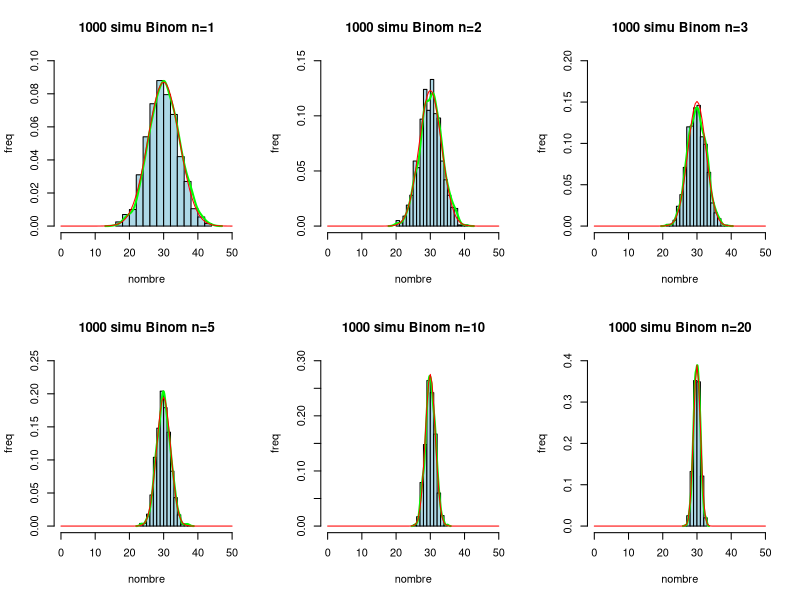
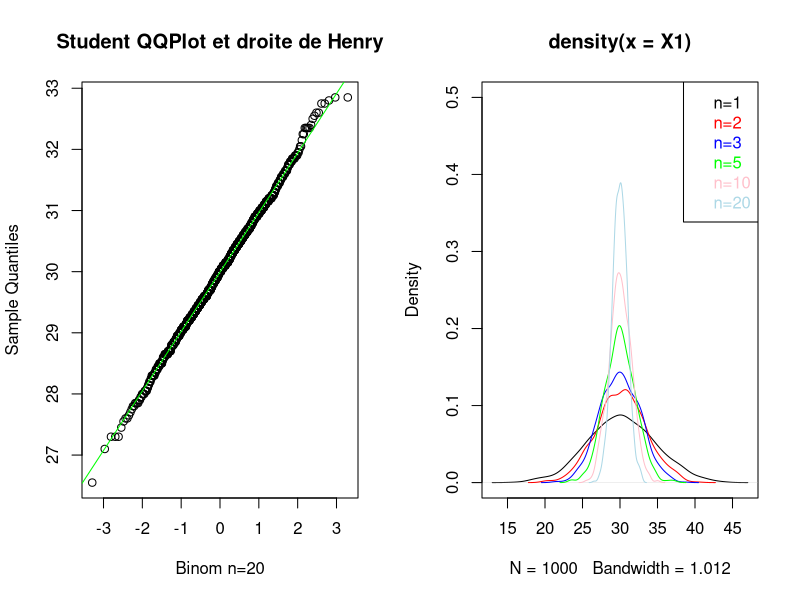
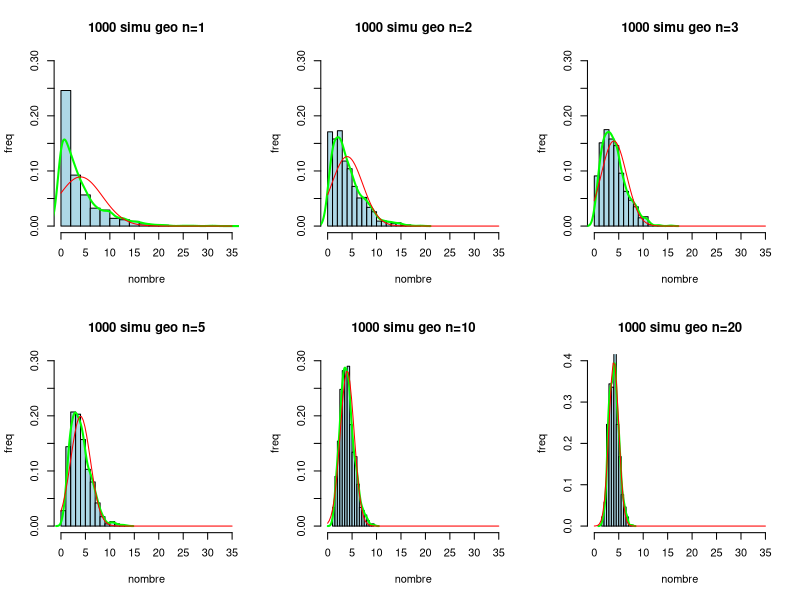
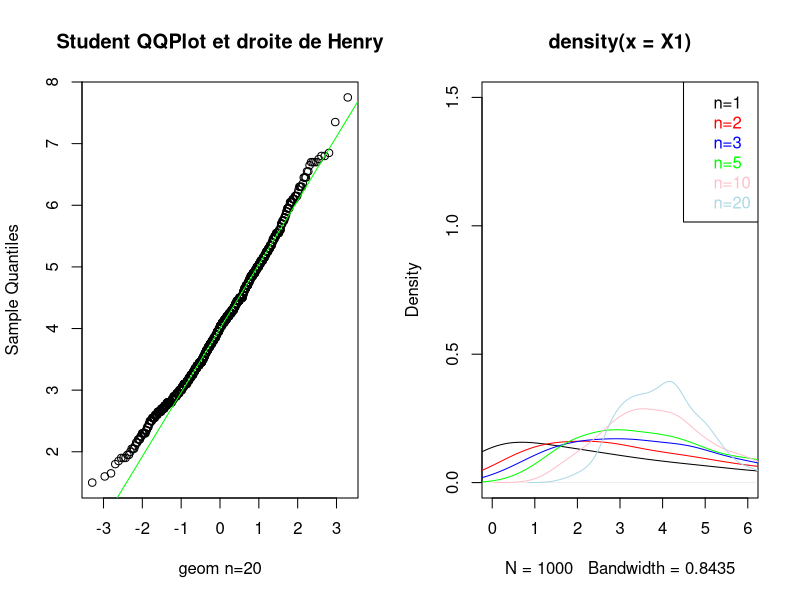
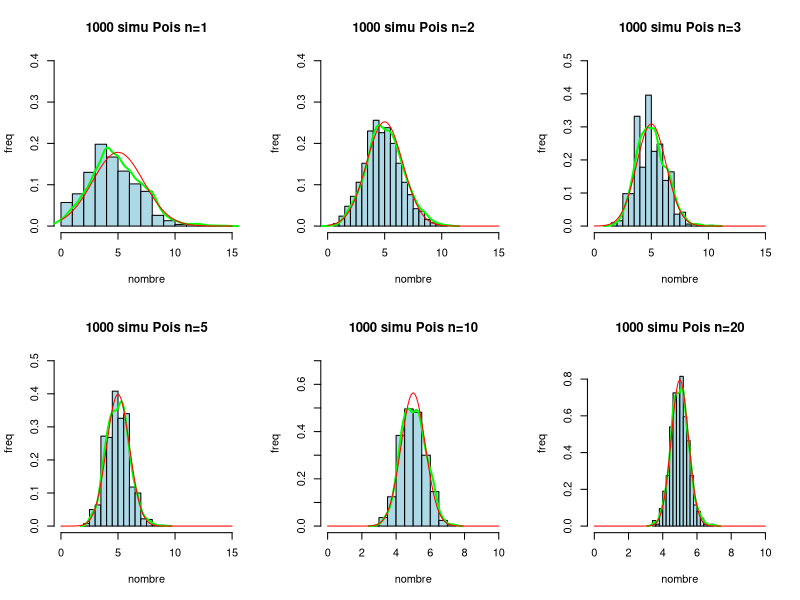
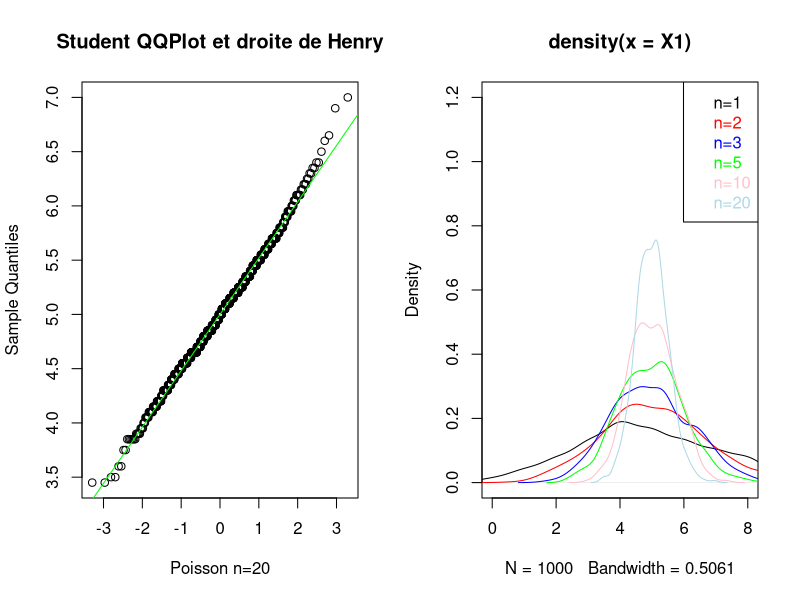
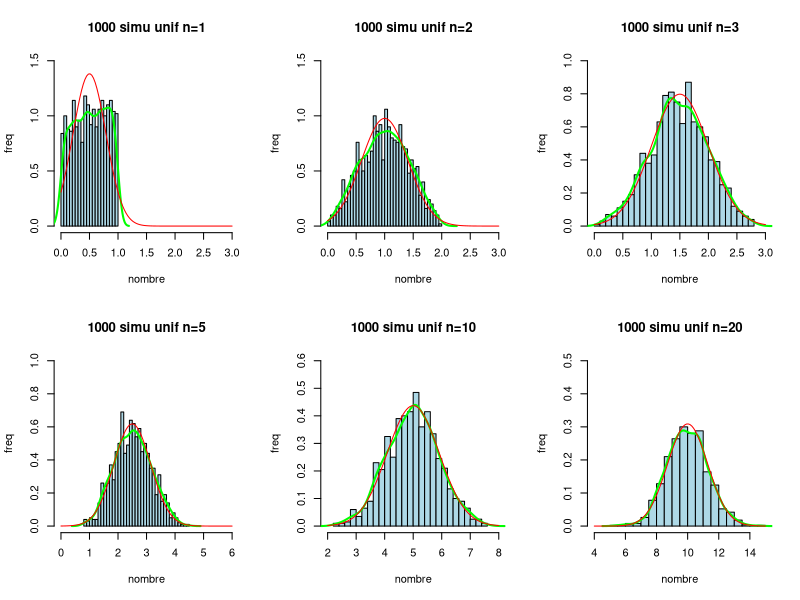
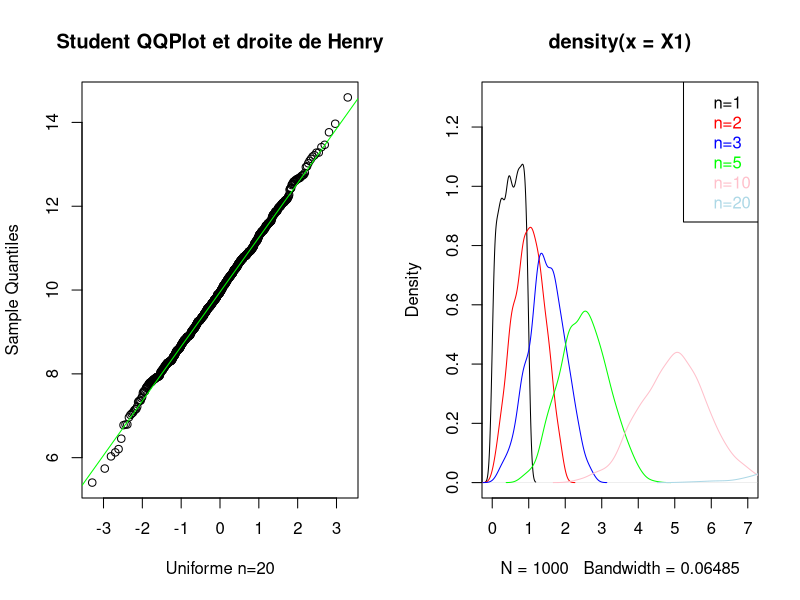

Generate these figures, in order, with R:
###rendutp3proba
N=1000#nb echantillons
n1=1#taille des ech
n2=2
n3=3
n5=5
n10=10
n20=20
###############################################################################
#loi binomiale
###############################################################################
n=100 
p=0.3
X1=rep(NA,N)
X2=rep(NA,N)
X3=rep(NA,N)
X5=rep(NA,N)
X10=rep(NA,N)
X20=rep(NA,N)
for(i in 1:N) 
{
  X1[i]=mean(rbinom(n1,n,p))
  X2[i]=mean(rbinom(n2,n,p))
  X3[i]=mean(rbinom(n3,n,p))
  X5[i]=mean(rbinom(n5,n,p))
  X10[i]=mean(rbinom(n10,n,p))
  X20[i]=mean(rbinom(n20,n,p))
}
par(mfrow=c(2,3)) #6 graph sur la meme fenetre
hist(X1,br=15,freq=FALSE,main="1000 simu Binom n=1",xlab="nombre",ylab="freq",xlim=c(0,50),ylim=c(0,0.1),col="lightblue")
lines(density(X1), col="green", lwd=2)#densite estime empiriquement
x=X1
curve(dnorm(x,mean=n*p,sd=sqrt(n*p*(1-p)/n1)),add=TRUE,col="red")#densite de loi normale 

hist(X2,br=15,freq=FALSE,main="1000 simu Binom n=2",xlab="nombre",ylab="freq",xlim=c(0,50),ylim=c(0,0.15),col="lightblue")
lines(density(X2), col="green", lwd=2)#densite estime empiriquement
x=X2
curve(dnorm(x,mean=n*p,sd=sqrt(n*p*(1-p)/n2)),add=TRUE,col="red")

hist(X3,br=15,freq=FALSE,main="1000 simu Binom n=3",xlab="nombre",ylab="freq",xlim=c(0,50),ylim=c(0,0.20),col="lightblue")
lines(density(X3), col="green", lwd=2)#densite estime empiriquement
x=X3
curve(dnorm(x,mean=n*p,sd=sqrt(n*p*(1-p)/n3)),add=TRUE,col="red")

hist(X5,br=15,freq=FALSE,main="1000 simu Binom n=5",xlab="nombre",ylab="freq",xlim=c(0,50),ylim=c(0,0.25),col="lightblue")
lines(density(X5), col="green", lwd=2)#densite estime empiriquement
x=X5
curve(dnorm(x,mean=n*p,sd=sqrt(n*p*(1-p)/n5)),add=TRUE,col="red")

hist(X10,br=10,freq=FALSE,main="1000 simu Binom n=10",xlab="nombre",ylab="freq",xlim=c(0,50),ylim=c(0,0.3),col="lightblue")
lines(density(X10), col="green", lwd=2)#densite estime empiriquement
x=X10
curve(dnorm(x,mean=n*p,sd=sqrt(n*p*(1-p)/n10)),add=TRUE,col="red")

hist(X20,br=5,freq=FALSE,main="1000 simu Binom n=20",xlab="nombre",ylab="freq",xlim=c(0,50),ylim=c(0,0.4),col="lightblue")
lines(density(X20), col="green", lwd=2)#densite estime empiriquement
x=X20
curve(dnorm(x,mean=n*p,sd=sqrt(n*p*(1-p)/n20)),add=TRUE,col="red")
par(mfrow=c(1,2)) 
qqnorm(X20,main="Student QQPlot et droite de Henry",xlab="Binom n=20")
qqline(X20, col = "green")
plot(density(X1),ylim=c(0,0.5),col="black")
lines(density(X2),col="red")
lines(density(X3),col="blue")
lines(density(X5),col="green")
lines(density(X10),col="pink")
lines(density(X20),col="lightblue")
legend( "topright", c("n=1", "n=2", "n=3", "n=5","n=10","n=20"), 
        text.col=c("black", "red", "blue", "green","pink","lightblue") )

##############################################################################
#loi Geometrique G(0.2)
##############################################################################
p=0.2
X1=rep(NA,N)
X2=rep(NA,N)
X3=rep(NA,N)
X5=rep(NA,N)
X10=rep(NA,N)
X20=rep(NA,N)
for(i in 1:N) 
{
  X1[i]=mean(rgeom(n1,p))
  X2[i]=mean(rgeom(n2,p))
  X3[i]=mean(rgeom(n3,p))
  X5[i]=mean(rgeom(n5,p))
  X10[i]=mean(rgeom(n10,p))
  X20[i]=mean(rgeom(n20,p))
}
par(mfrow=c(2,3)) 
hist(X1,br=15,freq=FALSE,main="1000 simu geo n=1",xlab="nombre",ylab="freq",xlim=c(0,35),ylim=c(0,0.3),col="lightblue")
lines(density(X1), col="green", lwd=2)#densite estime empiriquement
x=X1
curve(dnorm(x,mean=(1/p)-1,sd=sqrt((1-p)/(p^2*n1))),add=TRUE,col="red")#densite de loi normale 

hist(X2,br=15,freq=FALSE,main="1000 simu geo n=2",xlab="nombre",ylab="freq",xlim=c(0,35),ylim=c(0,0.3),col="lightblue")
lines(density(X2), col="green", lwd=2)#densite estime empiriquement
x=X2
curve(dnorm(x,mean=(1/p)-1,sd=sqrt((1-p)/(p^2*n2))),add=TRUE,col="red")

hist(X3,br=15,freq=FALSE,main="1000 simu geo n=3",xlab="nombre",ylab="freq",xlim=c(0,35),ylim=c(0,0.3),col="lightblue")
lines(density(X3), col="green", lwd=2)#densite estime empiriquement
x=X3
curve(dnorm(x,mean=(1/p)-1,sd=sqrt((1-p)/(p^2*n3))),add=TRUE,col="red")

hist(X5,br=15,freq=FALSE,main="1000 simu geo n=5",xlab="nombre",ylab="freq",xlim=c(0,35),ylim=c(0,0.3),col="lightblue")
lines(density(X5), col="green", lwd=2)#densite estime empiriquement
x=X5
curve(dnorm(x,mean=(1/p)-1,sd=sqrt((1-p)/(p^2*n5))),add=TRUE,col="red")

hist(X10,br=15,freq=FALSE,main="1000 simu geo n=10",xlab="nombre",ylab="freq",xlim=c(0,35),ylim=c(0,0.3),col="lightblue")
lines(density(X10), col="green", lwd=2)#densite estime empiriquement
x=X10
curve(dnorm(x,mean=(1/p)-1,sd=sqrt((1-p)/(p^2*n10))),add=TRUE,col="red")

hist(X20,br=15,freq=FALSE,main="1000 simu geo n=20",xlab="nombre",ylab="freq",xlim=c(0,35),ylim=c(0,0.4),col="lightblue")
lines(density(X20), col="green", lwd=2)#densite estime empiriquement
x=X20
curve(dnorm(x,mean=(1/p)-1,sd=sqrt((1-p)/(p^2*n20))),add=TRUE,col="red")
par(mfrow=c(1,2)) 
qqnorm(X20,main="Student QQPlot et droite de Henry",xlab="geom n=20")
qqline(X20, col = "green")
plot(density(X1),ylim=c(0,1.5),xlim=c(0,6),col="black")
lines(density(X2),col="red")
lines(density(X3),col="blue")
lines(density(X5),col="green")
lines(density(X10),col="pink")
lines(density(X20),col="lightblue")
legend( "topright", c("n=1", "n=2", "n=3", "n=5","n=10","n=20"), 
        text.col=c("black", "red", "blue", "green","pink","lightblue") )

###############################################################################
#loi Poisson P(5)
###############################################################################
l=5 #lambda
X1=rep(NA,N)
X2=rep(NA,N)
X3=rep(NA,N)
X5=rep(NA,N)
X10=rep(NA,N)
X20=rep(NA,N)
for(i in 1:N) 
{
  X1[i]=mean(rpois(n1,l))
  X2[i]=mean(rpois(n2,l))
  X3[i]=mean(rpois(n3,l))
  X5[i]=mean(rpois(n5,l))
  X10[i]=mean(rpois(n10,l))
  X20[i]=mean(rpois(n20,l))
}
par(mfrow=c(2,3))
hist(X1,br=15,freq=FALSE,main="1000 simu Pois n=1",xlab="nombre",ylab="freq",xlim=c(0,15),ylim=c(0,0.4),col="lightblue")
lines(density(X1), col="green", lwd=2)#densite estime empiriquement
x=X1
curve(dnorm(x,mean=l,sd=sqrt(l/n1)),add=TRUE,col="red")#densite de loi normale 

hist(X2,br=15,freq=FALSE,main="1000 simu Pois n=2",xlab="nombre",ylab="freq",xlim=c(0,15),ylim=c(0,0.4),col="lightblue")
lines(density(X2), col="green", lwd=2)#densite estime empiriquement
x=X2
curve(dnorm(x,mean=l,sd=sqrt(l/n2)),add=TRUE,col="red")

hist(X3,br=15,freq=FALSE,main="1000 simu Pois n=3",xlab="nombre",ylab="freq",xlim=c(0,15),ylim=c(0,0.5),col="lightblue")
lines(density(X3), col="green", lwd=2)#densite estime empiriquement
x=X3
curve(dnorm(x,mean=l,sd=sqrt(l/n3)),add=TRUE,col="red")

hist(X5,br=15,freq=FALSE,main="1000 simu Pois n=5",xlab="nombre",ylab="freq",xlim=c(0,15),ylim=c(0,0.5),col="lightblue")
lines(density(X5), col="green", lwd=2)#densite estime empiriquement
x=X5
curve(dnorm(x,mean=l,sd=sqrt(l/n5)),add=TRUE,col="red")

hist(X10,br=15,freq=FALSE,main="1000 simu Pois n=10",xlab="nombre",ylab="freq",xlim=c(0,10),ylim=c(0,0.7),col="lightblue")
lines(density(X10), col="green", lwd=2)#densite estime empiriquement
x=X10
curve(dnorm(x,mean=l,sd=sqrt(l/n10)),add=TRUE,col="red")

hist(X20,br=15,freq=FALSE,main="1000 simu Pois n=20",xlab="nombre",ylab="freq",xlim=c(0,10),ylim=c(0,0.9),col="lightblue")
lines(density(X20), col="green", lwd=2)#densite estime empiriquement
x=X20
curve(dnorm(x,mean=l,sd=sqrt(l/n20)),add=TRUE,col="red")
par(mfrow=c(1,2)) 
qqnorm(X20,main="Student QQPlot et droite de Henry",xlab="Poisson n=20")
qqline(X20, col = "green")
plot(density(X1),ylim=c(0,1.2),xlim=c(0,8),col="black")
lines(density(X2),col="red")
lines(density(X3),col="blue")
lines(density(X5),col="green")
lines(density(X10),col="pink")
lines(density(X20),col="lightblue")
legend( "topright", c("n=1", "n=2", "n=3", "n=5","n=10","n=20"), 
        text.col=c("black", "red", "blue", "green","pink","lightblue") )

###############################################################################
#loi uniforme U(0,1)
###############################################################################
X1=rep(NA,N)
X2=rep(NA,N)
X3=rep(NA,N)
X5=rep(NA,N)
X10=rep(NA,N)
X20=rep(NA,N)
for (i in 1 : N){ 
  X1[i]=sum(runif(n1))
  X2[i]=sum(runif(n2))
  X3[i]=sum(runif(n3))
  X5[i]=sum(runif(n5))
  X10[i]=sum(runif(n10))
  X20[i]=sum(runif(n20))
}
par(mfrow=c(2,3)) 
hist(X1,br=30,freq=FALSE,main="1000 simu unif n=1",xlab="nombre",ylab="freq",xlim=c(0,3),ylim=c(0,1.5),col="lightblue")
lines(density(X1), col="green", lwd=2)#densite estime empiriquement
x=X1
curve(dnorm(x,mean=n1/2,sd=sqrt(n1/12)),add=TRUE,col="red")

hist(X2,br=30,freq=FALSE,main="1000 simu unif n=2",xlab="nombre",ylab="freq",xlim=c(0,3),ylim=c(0,1.5),col="lightblue")
lines(density(X2), col="green", lwd=2)#densite estime empiriquement
x=X2
curve(dnorm(x,mean=n2/2,sd=sqrt(n2/12)),add=TRUE,col="red")

hist(X3,br=30,freq=FALSE,main="1000 simu unif n=3",xlab="nombre",ylab="freq",xlim=c(0,3),ylim=c(0,1),col="lightblue")
lines(density(X3), col="green", lwd=2)#densite estime empiriquement
x=X3
curve(dnorm(x,mean=n3/2,sd=sqrt(n3/12)),add=TRUE,col="red")

hist(X5,br=30,freq=FALSE,main="1000 simu unif n=5",xlab="nombre",ylab="freq",xlim=c(0,6),ylim=c(0,1),col="lightblue")
lines(density(X5), col="green", lwd=2)#densite estime empiriquement
x=X5
curve(dnorm(x,mean=n5/2,sd=sqrt(n5/12)),add=TRUE,col="red")

hist(X10,br=30,freq=FALSE,main="1000 simu unif n=10",xlab="nombre",ylab="freq",xlim=c(2,8),ylim=c(0,0.6),col="lightblue")
lines(density(X10), col="green", lwd=2)#densite estime empiriquement
x=X10
curve(dnorm(x,mean=n10/2,sd=sqrt(n10/12)),add=TRUE,col="red")

hist(X20,br=30,freq=FALSE,main="1000 simu unif n=20",xlab="nombre",ylab="freq",xlim=c(4,n20-5),ylim=c(0,0.5),col="lightblue")
lines(density(X20), col="green", lwd=2)#densite estime empiriquement
x=X20
curve(dnorm(x,mean=n20/2,sd=sqrt(n20/12)),add=TRUE,col="red")
par(mfrow=c(1,2)) 
qqnorm(X20,main="Student QQPlot et droite de Henry",xlab="Uniforme n=20")
qqline(X20, col = "green")
plot(density(X1),ylim=c(0,1.3),xlim=c(0,7),col="black")
lines(density(X2),col="red")
lines(density(X3),col="blue")
lines(density(X5),col="green")
lines(density(X10),col="pink")
lines(density(X20),col="lightblue")
legend( "topright", c("n=1", "n=2", "n=3", "n=5","n=10","n=20"), 
        text.col=c("black", "red", "blue", "green","pink","lightblue") )

###############################################################################
#loi exponentielle E(2)
###############################################################################
p=2
X1=rep(NA,N)
X2=rep(NA,N)
X3=rep(NA,N)
X5=rep(NA,N)
X10=rep(NA,N)
X20=rep(NA,N)
for(i in 1:N) 
{
  X1[i]=mean(rexp(n1,p))
  X2[i]=mean(rexp(n2,p))
  X3[i]=mean(rexp(n3,p))
  X5[i]=mean(rexp(n5,p))
  X10[i]=mean(rexp(n10,p))
  X20[i]=mean(rexp(n20,p))
}
par(mfrow=c(2,3)) 
hist(X1,br=30,freq=FALSE,main="1000 simu expo n=1",xlab="nombre",ylab="freq",xlim=c(0,2),ylim=c(0,1.8),col="lightblue")
lines(density(X1), col="green", lwd=2)#densite estime empiriquement
x=X1
curve(dnorm(x,mean=1/p,sd=sqrt(1/(p^2*n1))),add=TRUE,col="red")

hist(X2,br=30,freq=FALSE,main="1000 simu expo n=2",xlab="nombre",ylab="freq",xlim=c(0,2),ylim=c(0,2),col="lightblue")
lines(density(X2), col="green", lwd=2)#densite estime empiriquement
x=X2
curve(dnorm(x,mean=1/p,sd=sqrt(1/(p^2*n2))),add=TRUE,col="red")

hist(X3,br=30,freq=FALSE,main="1000 simu expo n=3",xlab="nombre",ylab="freq",xlim=c(0,2),ylim=c(0,2),col="lightblue")
lines(density(X3), col="green", lwd=2)#densite estime empiriquement
x=X3
curve(dnorm(x,mean=1/p,sd=sqrt(1/(p^2*n3))),add=TRUE,col="red")

hist(X5,br=30,freq=FALSE,main="1000 simu expo n=5",xlab="nombre",ylab="freq",xlim=c(0,2),ylim=c(0,2.5),col="lightblue")
lines(density(X5), col="green", lwd=2)#densite estime empiriquement
x=X5
curve(dnorm(x,mean=1/p,sd=sqrt(1/(p^2*n5))),add=TRUE,col="red")

hist(X10,br=30,freq=FALSE,main="1000 simu expo n=10",xlab="nombre",ylab="freq",xlim=c(0,1.5),ylim=c(0,3),col="lightblue")
lines(density(X10), col="green", lwd=2)#densite estime empiriquement
x=X10
curve(dnorm(x,mean=1/p,sd=sqrt(1/(p^2*n10))),add=TRUE,col="red")

hist(X20,br=30,freq=FALSE,main="1000 simu expo n=20",xlab="nombre",ylab="freq",xlim=c(0,1.5),ylim=c(0,4),col="lightblue")
lines(density(X20), col="green", lwd=2)#densite estime empiriquement
x=X20
curve(dnorm(x,mean=1/p,sd=sqrt(1/(p^2*n20))),add=TRUE,col="red")
par(mfrow=c(1,2)) 
qqnorm(X20,main="Student QQPlot et droite de Henry",xlab="Exponentielle n=20")
qqline(X20, col = "green")
plot(density(X1),ylim=c(0,4),col="black")
lines(density(X2),col="red")
lines(density(X3),col="blue")
lines(density(X5),col="green")
lines(density(X10),col="pink")
lines(density(X20),col="lightblue")
legend( "topright", c("n=1", "n=2", "n=3", "n=5","n=10","n=20"), 
        text.col=c("black", "red", "blue", "green","pink","lightblue") )


###############################################################################
#loi gamma g(3,1)
###############################################################################
a=3
b=1
X1=rep(NA,N)
X2=rep(NA,N)
X3=rep(NA,N)
X5=rep(NA,N)
X10=rep(NA,N)
X20=rep(NA,N)
for(i in 1:N) 
{
  X1[i]=mean(rgamma(n1,a,b))
  X2[i]=mean(rgamma(n2,a,b))
  X3[i]=mean(rgamma(n3,a,b))
  X5[i]=mean(rgamma(n5,a,b))
  X10[i]=mean(rgamma(n10,a,b))
  X20[i]=mean(rgamma(n20,a,b))
}
par(mfrow=c(2,3)) 
hist(X1,br=30,freq=FALSE,main="1000 simu gamma n=1",xlab="nombre",ylab="freq",xlim=c(0,12),ylim=c(0,0.5),col="lightblue")
lines(density(X1), col="green", lwd=2)#densite estime empiriquement
x=X1
curve(dnorm(x,mean=a*b,sd=sqrt((a*b^2)/n1)),add=TRUE,col="red")

hist(X2,br=30,freq=FALSE,main="1000 simu gamma n=2",xlab="nombre",ylab="freq",xlim=c(0,9),ylim=c(0,0.5),col="lightblue")
lines(density(X2), col="green", lwd=2)#densite estime empiriquement
x=X2
curve(dnorm(x,mean=a*b,sd=sqrt((a*b^2)/n2)),add=TRUE,col="red")

hist(X3,br=30,freq=FALSE,main="1000 simu gamma n=3",xlab="nombre",ylab="freq",xlim=c(0,8),ylim=c(0,0.5),col="lightblue")
lines(density(X3), col="green", lwd=2)#densite estime empiriquement
x=X3
curve(dnorm(x,mean=a*b,sd=sqrt((a*b^2)/n3)),add=TRUE,col="red")

hist(X5,br=30,freq=FALSE,main="1000 simu gamma n=5",xlab="nombre",ylab="freq",xlim=c(0,6),ylim=c(0,0.6),col="lightblue")
lines(density(X5), col="green", lwd=2)#densite estime empiriquement
x=X5
curve(dnorm(x,mean=a*b,sd=sqrt((a*b^2)/n5)),add=TRUE,col="red")

hist(X10,br=30,freq=FALSE,main="1000 simu gamma n=10",xlab="nombre",ylab="freq",xlim=c(0,5),ylim=c(0,0.9),col="lightblue")
lines(density(X10), col="green", lwd=2)#densite estime empiriquement
x=X10
curve(dnorm(x,mean=a*b,sd=sqrt((a*b^2)/n10)),add=TRUE,col="red")

hist(X20,br=30,freq=FALSE,main="1000 simu gamma n=20",xlab="nombre",ylab="freq",xlim=c(0,5),ylim=c(0,1.2),col="lightblue")
lines(density(X20), col="green", lwd=2)#densite estime empiriquement
x=X20
curve(dnorm(x,mean=a*b,sd=sqrt((a*b^2)/n20)),add=TRUE,col="red")
par(mfrow=c(1,2)) 
qqnorm(X20,main="Student QQPlot et droite de Henry",xlab="gamma n=20")
qqline(X20, col = "green")
plot(density(X1),ylim=c(0,2),xlim=c(0,8),col="black")
lines(density(X2),col="red")
lines(density(X3),col="blue")
lines(density(X5),col="green")
lines(density(X10),col="pink")
lines(density(X20),col="lightblue")
legend( "topright", c("n=1", "n=2", "n=3", "n=5","n=10","n=20"), 
        text.col=c("black", "red", "blue", "green","pink","lightblue") )
